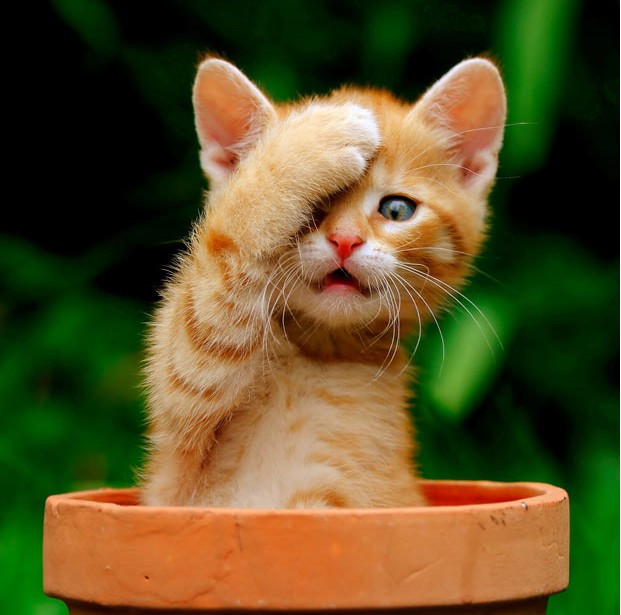
//> input picture test_opencv/data/img3.jpg, 621 x 615 px
$ ./testimgproc   (built with g++ and OpenCV 4)
//> lines starting //> are read from the running program, lines starting //| are printed output that depends on the picture
#include <iostream>
#include <opencv2/core/core.hpp>
#include <opencv2/highgui/highgui.hpp>
#include <opencv2/imgproc/imgproc.hpp>

#include <stdio.h>
#include <stdlib.h>

using namespace cv;
using namespace std;


int erosion_elem = 0;
int erosion_size = 0;
int dilation_elem = 0;
int dilation_size = 0;
int const max_elem = 2;
int const max_kernel_size = 21;
Mat src;

// Threshold Operation
char * windName = "Threshold";
int maxType = 4;
double maxValue = 255;
int thresholdType = 2;
int thresholdValue = 122;

/** Function Headers */
void Erosion( int, void* );
void Dilation( int, void* );
void ThresholdDemo(int, void*);

int main(int argc, char* argv)
{
        /// Load 图像
    src = imread("data/img3.jpg");
//> src is the input picture: 615 rows x 621 cols, CV_8UC3; mean B, G, R 38.9, 80.1, 90.7
    imread("data/img.jpg");
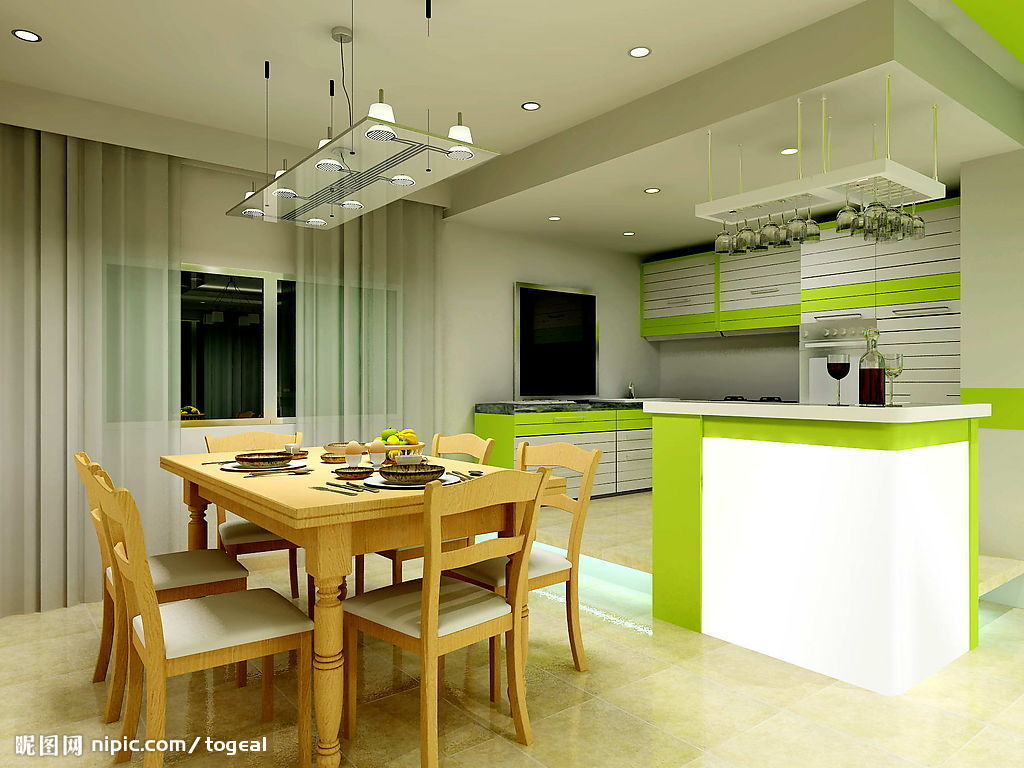
//> input picture test_opencv/data/img.jpg, 1024 x 768 px

    if( !src.data ){
        cout << "fuck , no valid image" << endl;
        return -1;
    }

    /// 创建显示窗口
    namedWindow( "Erosion Demo", CV_WINDOW_AUTOSIZE );
    namedWindow( "Dilation Demo", CV_WINDOW_AUTOSIZE );
    cvMoveWindow( "Dilation Demo", src.cols, 0 );
    cvMoveWindow( "Dilation Demo", src.rows, 0 );

    /// 创建腐蚀 Trackbar
    // int createTrackbar(const string& trackbarname, const string& winname,
    //                           int* value, int count,
    //                           TrackbarCallback onChange = 0,
    //                           void* userdata = 0);
    createTrackbar( "Element:\n 0: Rect \n 1: Cross \n 2: Ellipse", "Erosion Demo",
                    &erosion_elem, max_elem,
                    Erosion );
//> slider 'Element:\n 0: Rect \n 1: Cross \n' is set to 1

    createTrackbar( "Kernel size:\n 2n +1", "Erosion Demo",
                    &erosion_size, max_kernel_size,
                    Erosion );
//> slider 'Kernel size:\n 2n +1' is set to 7

    /// 创建膨胀 Trackbar
    createTrackbar( "Element:\n 0: Rect \n 1: Cross \n 2: Ellipse", "Dilation Demo",
                    &dilation_elem, max_elem,
                    Dilation );
//> slider 'Element:\n 0: Rect \n 1: Cross \n' is set to 1

    createTrackbar( "Kernel size:\n 2n +1", "Dilation Demo",
                    &dilation_size, max_kernel_size,
                    Dilation );
//> slider 'Kernel size:\n 2n +1' is set to 7

    // 阈值操作

    // int createTrackbar(const string& trackbarname, const string& winname,
    //                             int* value, int count,
    //                             TrackbarCallback onChange = 0,
    //                             void* userdata = 0);
    namedWindow(windName,CV_WINDOW_AUTOSIZE);
    createTrackbar("Type:\n 0:binary \n 1:BInar Inverted \n 2:Truncate \n 3:To zero \n 4:To Zero Inverted",
                    windName,&thresholdType,maxType,ThresholdDemo);
    createTrackbar("Track Value",
                windName,&thresholdValue,maxValue,ThresholdDemo);

    /// Default start
    Erosion( 0, 0 );
    Dilation( 0, 0 );

    waitKey(0);
    return 0;
}

void ThresholdDemo(int, void*)
{
    Mat dstImg;
    threshold(src,dstImg,thresholdValue,255,thresholdType);
    imshow(windName,dstImg);
}

/**  @function Erosion  */
void Erosion( int, void* )
{
    int erosion_type;
    // 矩形: MORPH_RECT
    // 交叉形: MORPH_CROSS
    // 椭圆形: MORPH_ELLIPSE
    if( erosion_elem == 0 ){ erosion_type = MORPH_RECT; }
    else if( erosion_elem == 1 ){ erosion_type = MORPH_CROSS; }
    else if( erosion_elem == 2) { erosion_type = MORPH_ELLIPSE; }

    //Mat getStructuringElement(int shape, Size ksize, Point anchor=Point(-1,-1));
    Mat element = getStructuringElement( erosion_type,
                                        Size( 2*erosion_size + 1, 2*erosion_size+1 ),
                                        Point( erosion_size, erosion_size ));

    /// 腐蚀操作
    //  erodes the image (applies the local minimum operator)
    // void erode( InputArray src, OutputArray dst, InputArray kernel,
    //                      Point anchor=Point(-1,-1), int iterations=1,
    //                      int borderType=BORDER_CONSTANT,
    //                      const Scalar& borderValue=morphologyDefaultBorderValue() );
    Mat erosion_dst;
    erode( src, erosion_dst, element );
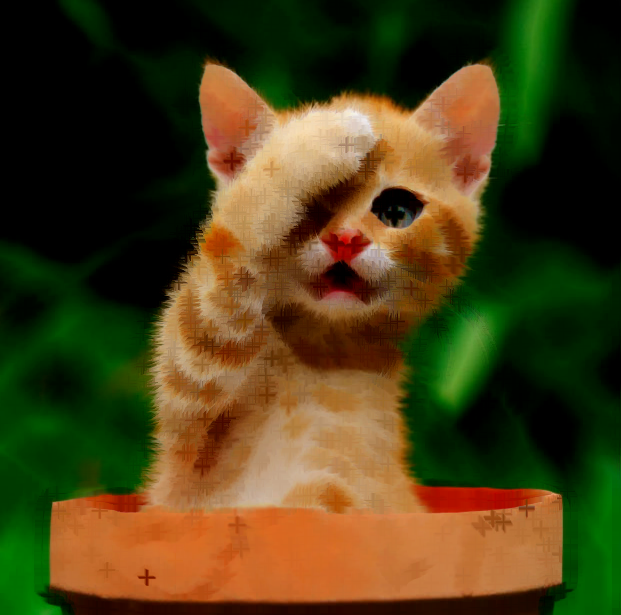
//> erosion_dst: 615 rows x 621 cols, CV_8UC3; mean B, G, R 23.7, 62.5, 74.1
    imshow( "Erosion Demo", erosion_dst );
}

/** @function Dilation */
void Dilation( int, void* )
{
    int dilation_type;
    if( dilation_elem == 0 ){ dilation_type = MORPH_RECT; }
    else if( dilation_elem == 1 ){ dilation_type = MORPH_CROSS; }
    else if( dilation_elem == 2) { dilation_type = MORPH_ELLIPSE; }

    Mat element = getStructuringElement( dilation_type,
                                        Size( 2*dilation_size + 1, 2*dilation_size+1 ),
                                        Point( dilation_size, dilation_size ) );
    ///膨胀操作
    Mat dilation_dst;
    dilate( src, dilation_dst, element );
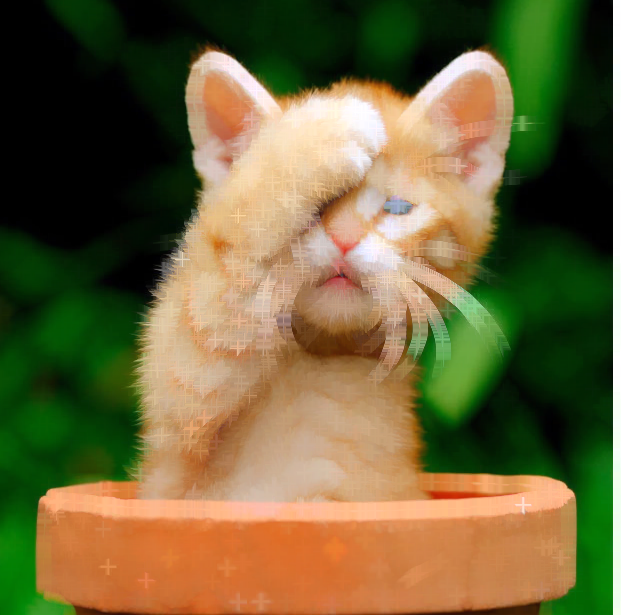
//> dilation_dst: 615 rows x 621 cols, CV_8UC3; mean B, G, R 59.8, 101, 111
//> in ThresholdDemo, `threshold(src,dstImg,thresholdValue,255,thresholdType);`:
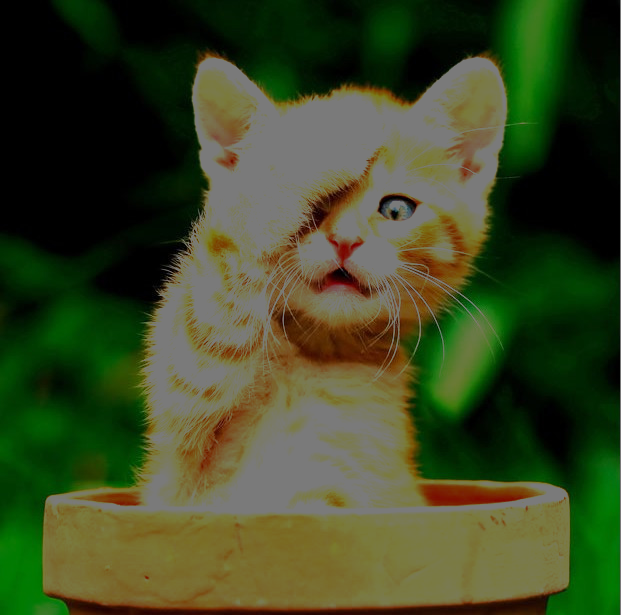
//> dstImg: 615 rows x 621 cols, CV_8UC3; mean B, G, R 35.9, 70.9, 59.4
    imshow( "Dilation Demo", dilation_dst );
}
